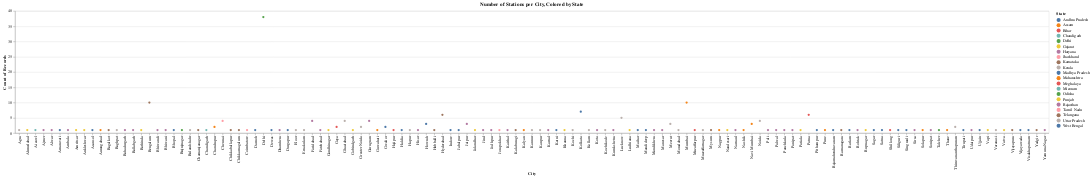

The cell this chart's notebook holds for it:
### Code cell
# prompt: Using dataframe stations: get me all the plots

import altair as alt

# Create a bar chart of the number of stations per state.
alt.Chart(stations).mark_bar().encode(
    x='State',
    y='count()',
).properties(
    title='Number of Stations per State'
)

# Create a bar chart of the number of active and inactive stations.
alt.Chart(stations).mark_bar().encode(
    x='Status',
    y='count()',
).properties(
    title='Number of Active and Inactive Stations'
)
# Create a scatter plot of the number of stations per city, colored by state.
alt.Chart(stations).mark_circle().encode(
    x='City',
    y='count()',
    color='State'
).properties(
    title='Number of Stations per City, Colored by State'
)

### Figure 1 — Vega-Lite specification as saved in the notebook (floating-point values rounded to 4 significant figures; data arrays with more than 128 entries replaced by an {"elided": "..."} marker saying what was removed)
{"config": {"view": {"continuousWidth": 400, "continuousHeight": 300}}, "data": {"name": "data-65a2b81bd1b5303449297672af104bf2"}, "mark": "circle", "encoding": {"color": {"field": "State", "type": "nominal"}, "x": {"field": "City", "type": "nominal"}, "y": {"aggregate": "count", "type": "quantitative"}}, "title": "Number of Stations per City, Colored by State", "$schema": "https://vega.github.io/schema/vega-lite/v4.17.0.json", "datasets": {"data-65a2b81bd1b5303449297672af104bf2": {"elided": "230 records"}}}
